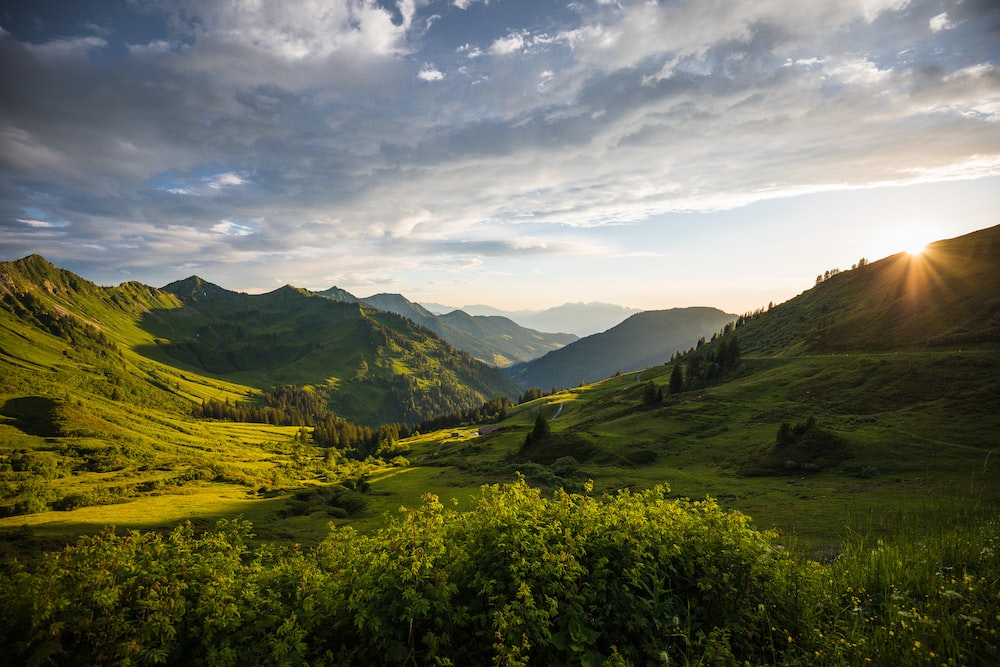
#> input picture DIP_3/landscape.jpg, 1000 x 667 px
$ python Median_Filter.py
#> lines starting #> are read from the running program, lines starting #| are printed output that depends on the picture
#> further down, original_image is the input picture: shape (667, 1000, 3); mean B, G, R 88.5, 108.5, 107.1
import cv2
import numpy as np
import matplotlib.pyplot as plt

def add_salt_and_pepper_noise(image, salt_prob, pepper_prob):
#> called with salt_prob = 0.02, pepper_prob = 0.02
    noisy_image = image.copy()
    total_pixels = image.size
#> total_pixels = 2001000

    num_salt = int(total_pixels * salt_prob)
#> num_salt = 40020
    salt_coords = [np.random.randint(0, i - 1, num_salt) for i in image.shape]
    noisy_image[salt_coords[0], salt_coords[1], :] = 255

    num_pepper = int(total_pixels * pepper_prob)
#> num_pepper = 40020
    pepper_coords = [np.random.randint(0, i - 1, num_pepper) for i in image.shape]
    noisy_image[pepper_coords[0], pepper_coords[1], :] = 0
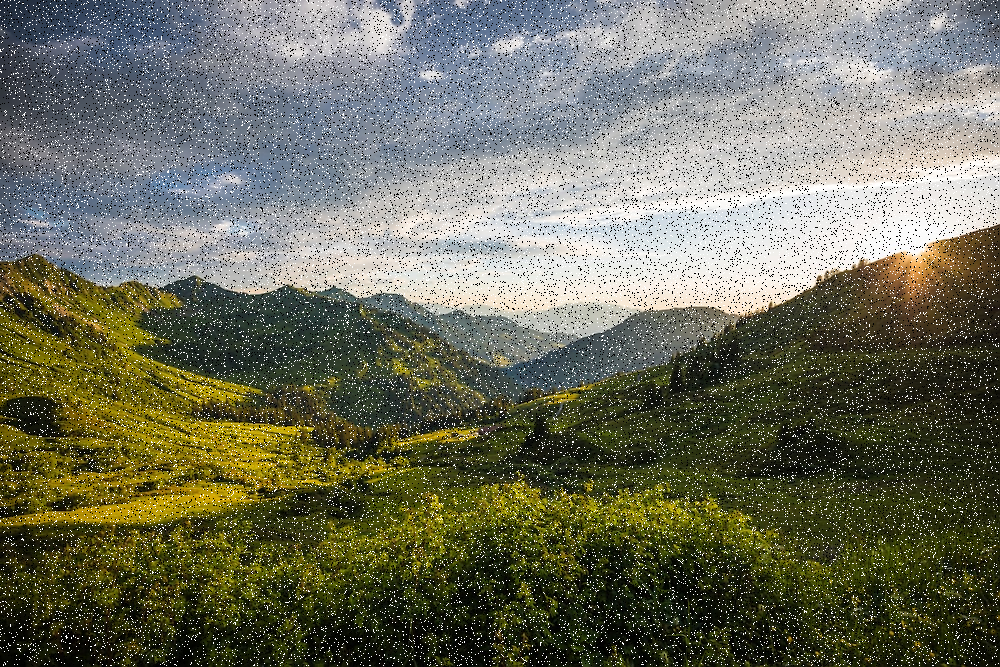
#> noisy_image: shape (667, 1000, 3); mean B, G, R 92.5, 110.2, 109

    return noisy_image

image_path = 'landscape.jpg'
original_image = cv2.imread(image_path)

if original_image is None:
    print("Error: Could not load the image. Please check the image path.")
else:
    salt_prob = 0.02
    pepper_prob = 0.02
    noisy_image = add_salt_and_pepper_noise(original_image, salt_prob, pepper_prob)


    average_kernel = np.ones((5, 5), dtype=np.float32) / 25
    average_filtered = cv2.filter2D(noisy_image, -1, average_kernel)
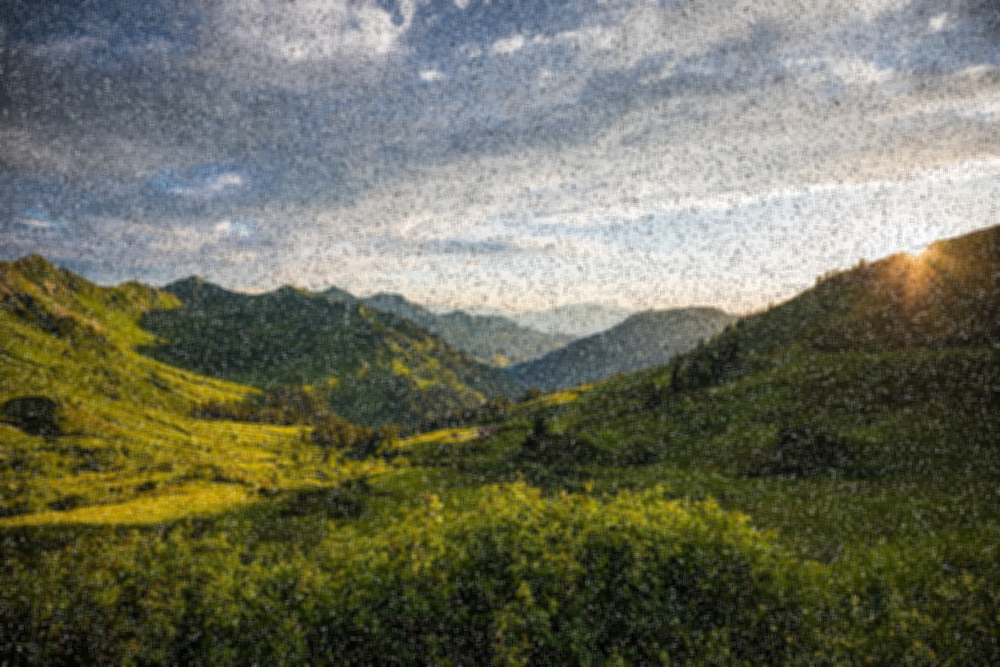
#> average_filtered: shape (667, 1000, 3); mean B, G, R 92.5, 110.2, 109


    median_filtered = cv2.medianBlur(noisy_image, 5)


    mse_average = np.mean((original_image.astype(float) - average_filtered.astype(float))**2)
#> mse_average = 282.9
    psnr_average = 20 * np.log10(255 / np.sqrt(mse_average))
#> psnr_average = 23.61


    mse_median = np.mean((original_image.astype(float) - median_filtered.astype(float))**2)
#> mse_median = 96.19
    psnr_median = 20 * np.log10(255 / np.sqrt(mse_median))
#> psnr_median = 28.3


    plt.figure(figsize=(15, 8))

    plt.subplot(2, 3, 1)
    plt.imshow(cv2.cvtColor(original_image, cv2.COLOR_BGR2RGB))
    plt.title('Original Image')
    plt.axis('off')

    plt.subplot(2, 3, 2)
    plt.imshow(cv2.cvtColor(noisy_image, cv2.COLOR_BGR2RGB))
    plt.title('Noisy Image')
    plt.axis('off')

    plt.subplot(2, 3, 3)
    plt.imshow(cv2.cvtColor(average_filtered, cv2.COLOR_BGR2RGB))
    plt.title(f'Average Filter (PSNR: {psnr_average:.2f} dB)')
    plt.axis('off')

    plt.subplot(2, 3, 4)
    plt.imshow(cv2.cvtColor(median_filtered, cv2.COLOR_BGR2RGB))
    plt.title(f'Median Filter (PSNR: {psnr_median:.2f} dB)')
    plt.axis('off')

    plt.tight_layout()
    plt.show()
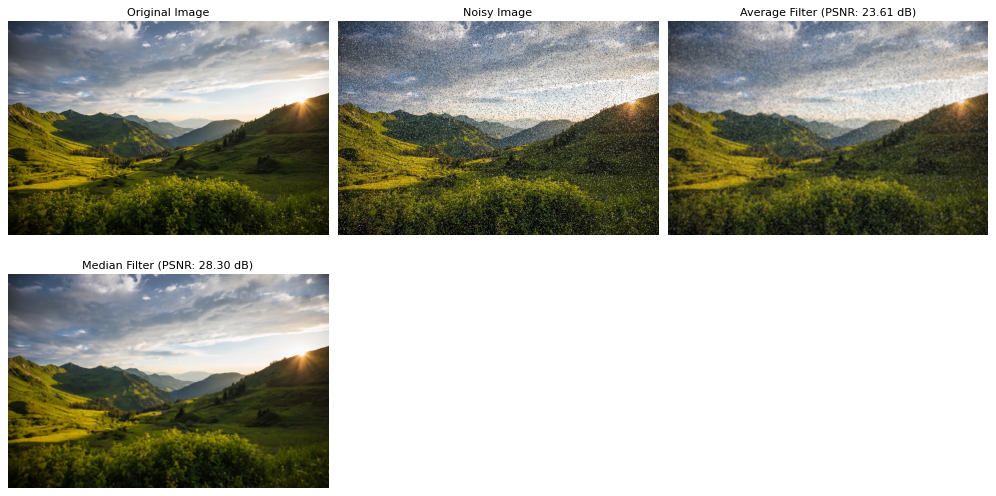
#> figure drawn by matplotlib, 4 panels
